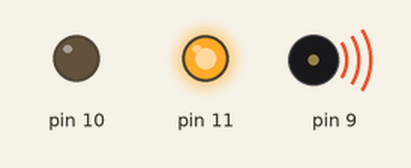
Recording of a sketch running on a simulated Arduino Uno, built with avr-gcc and run on an emulated ATmega328P. On the bench: output pins drawn as LEDs (lit = HIGH), buzzer (waves = sounding).

Above: at 0.1 s.
Timing chart, 0 to 1.6 s (numbered marks = the images above):
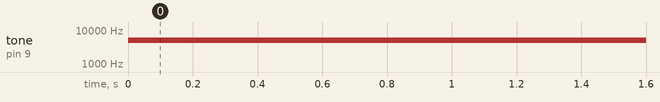

The sketch:

Labb-1.2.ino
```cpp
void setup() {
// initialize digital pins 9 - 11 as outputs.
pinMode(11, OUTPUT);
pinMode(10, OUTPUT);
pinMode(9, OUTPUT);
digitalWrite(11, HIGH); // turn pin 11 on (HIGH is the 5 V voltage level)
digitalWrite(10, LOW);  // turn pin 10 off (LOW is the 0 V voltage level)
}

void loop() {
tone(9, 5000); // generates a 5000 Hz square wave on pin 9
}
```

Measured:
- by itself, tone on pin 9: silent → 5000 Hz at 0.00 s
